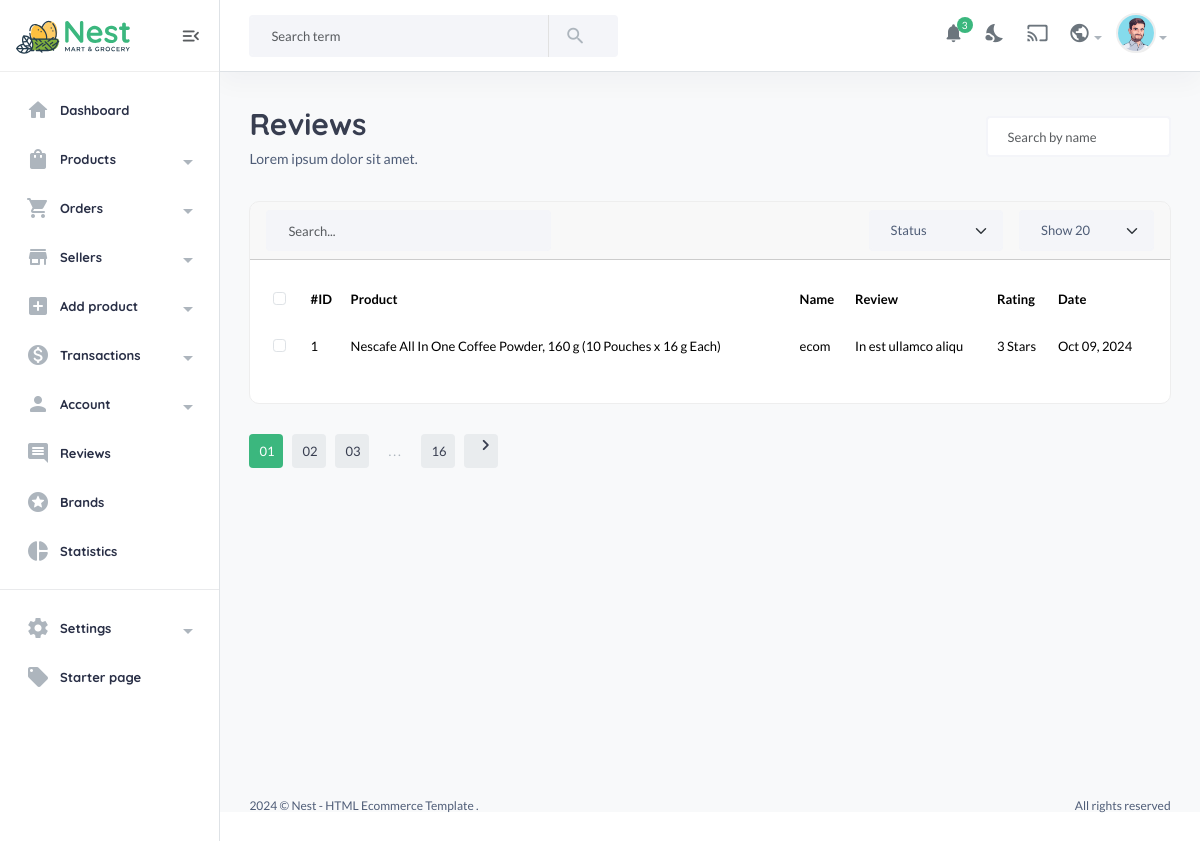
Screenshot of /useradmin/reviews/ (signed in) with the database file from the repository.
### ecommapp/models.py (models this page shows, shortened)
class product_review(models.Model):
    user = models.ForeignKey(User,on_delete=models.SET_NULL,null=True)
    product = models.ForeignKey(Product,on_delete=models.SET_NULL,null=True,related_name="reviews")
    review = models.TextField()
    rating = models.CharField(choices=RATING, default=None,max_length=10)
    date = models.DateTimeField(auto_now_add=True)
    class Meta:
        verbose_name_plural = "Product Review"

class Product(models.Model):
    p_id = ShortUUIDField(unique=True,length=10,max_length=15,alphabet="abcdefjh12345")
    title = models.CharField(max_length=100, default="Product Title")
    image = models.ImageField(upload_to=user_directory_path)
    description = RichTextUploadingField(null=True,blank=True, default="Product Description")
    price = models.DecimalField(max_digits=12, decimal_places=2, default=1.99)
    old_price = models.DecimalField(max_digits=12, decimal_places=2, default=2.99)
    specification = RichTextUploadingField(null=True,blank=True)
    type = models.CharField(max_length=100, default="organic",null=True,blank=True)
    stock = models.CharField(max_length=100, default="0",null=True,blank=True)
    expiry = models.CharField(max_length=100, default="10 Days",null=True,blank=True)
    mfg = models.DateTimeField(auto_now_add=False,blank=True,null=True)
    tags = TaggableManager(blank=True)
    product_status = models.CharField(choices=STATUS, max_length=100, default="in_review")
    status = models.BooleanField(default=True)
    in_stock = models.BooleanField(default=True)
    featured = models.BooleanField(default=False)
    digital = models.BooleanField(default=False)
    user = models.ForeignKey(User,on_delete=models.SET_NULL,null=True)
    category = models.ForeignKey(Category,on_delete=models.SET_NULL,null=True,related_name="category")
    vendor = models.ForeignKey(Vendor,on_delete=models.SET_NULL,null=True, related_name="products")
    sku = ShortUUIDField(unique=True,length=4,max_length=10,alphabet="abcdefjh12345",prefix="sku")
    date = models.DateTimeField(auto_now_add=True)
    updated = models.DateTimeField(null=True,blank=True)
    class Meta:
        verbose_name_plural = "Products"

### userauth/models.py (models this page shows, shortened)
class User(AbstractUser):
    email = models.EmailField(unique=True,null=False)
    username = models.CharField(max_length=50)
    bio = models.CharField(max_length=100)
    USERNAME_FIELD = 'email'
    REQUIRED_FIELDS = ['username']

### useradmin/decoraters.py (the view)
    def wrapper_function(request, *args, **kwargs):
        if request.user.is_superuser != True:
            messages.error(request,'You are not authorized to view this page')
            return redirect('userauth:login')
        return view_func(request, *args, **kwargs)

### ecommapp/context_processor.py (called while the page is built)
def defaults(request):
    categories = Category.objects.all()
    vendors = Vendor.objects.all()
    min_max_price = Product.objects.aggregate(Min('price'),Max('price'))
    try:
        address = Address.objects.get(user=request.user)
    except:
        address = None
    try:
        whislist_count = whislist.objects.filter(user = request.user)
    except:
        messages.info(request,'You need login first to accessing to wishlist')
        whislist_count = 0
    return{
        'categories':categories,
        'add':address,
        'vendors':vendors,
        'min_max_price':min_max_price,
        'whislist_count':whislist_count
    }

### useradmin/decoraters.py (called while the page is built)
def admin_required(view_func):
    def wrapper_function(request, *args, **kwargs):
        if request.user.is_superuser != True:
            messages.error(request,'You are not authorized to view this page')
            return redirect('userauth:login')
        return view_func(request, *args, **kwargs)
    return wrapper_function

### useradmin/views.py (called while the page is built)
@admin_required
def reviews(request):
    reviews = product_review.objects.all()
    context = {
        'reviews':reviews
    }
    return render(request,'useradmin/reviews.html',context)

### templates/useradmin/reviews.html (shortened to what this page needs)
{% load static %}
{% include 'useradmin/nav.html' %}
            <section class="content-main">
                <div class="content-header">
                    <div>
                        <h2 class="content-title card-title">Reviews</h2>
                        <p>Lorem ipsum dolor sit amet.</p>
                    </div>
                    <div>
                        <input type="text" placeholder="Search by name" class="form-control bg-white" />
                    </div>
                </div>
                <div class="card mb-4">
                    <header class="card-header">
                        <div class="row gx-3">
                            <div class="col-lg-4 col-md-6 me-auto">
                                <input type="text" placeholder="Search..." class="form-control" />
                            </div>
                            <div class="col-lg-2 col-md-3 col-6">
                                <select class="form-select">
                                    <option>Status</option>
                                </select>
                            </div>
                            <div class="col-lg-2 col-md-3 col-6">
                                <select class="form-select">
                                    <option>Show 20</option>
                                </select>
                            </div>
                        </div>
                    </header>
                    <div class="card-body">
                        <div class="table-responsive">
                            <table class="table table-hover">
                                <thead>
                                    <tr>
                                        <th>
                                            <div class="form-check">
                                                <input class="form-check-input" type="checkbox" value="" />
                                            </div>
                                        </th>
                                        <th>#ID</th>
                                        <th>Product</th>
                                        <th>Name</th>
                                        <th>Review</th>
                                        <th>Rating</th>
                                        <th>Date</th>
                                    </tr>
                                </thead>
                                <tbody>
                                    {% for r in reviews %}
                                        <tr>
                                            <td>
                                                <div class="form-check">
                                                    <input class="form-check-input" type="checkbox" value="" />
                                                </div>
                                            </td>
                                            <td>{{forloop.counter}}</td>
                                            <td><b>{{r.product.title}}</b></td>
                                            <td>{{r.user.username}}</td>
                                            <td>{{r.review}}</td>
                                            <td>{{r.rating}} Stars</td>
                                            <td>{{r.date|date:"M d, Y"}}</td>
                                        </tr>
                                    {% endfor %}
                                </tbody>
                            </table>
                        </div>
                    </div>
                </div>
                <div class="pagination-area mt-30 mb-50">
                    <nav aria-label="Page navigation example">
                        <ul class="pagination justify-content-start">
                            <li class="page-item active"><a class="page-link" href="#">01</a></li>
                            <li class="page-item"><a class="page-link" href="#">02</a></li>
                            <li class="page-item"><a class="page-link" href="#">03</a></li>
                            <li class="page-item"><a class="page-link dot" href="#">...</a></li>
                            <li class="page-item"><a class="page-link" href="#">16</a></li>
                            <li class="page-item">
                                <a class="page-link" href="#"><i class="material-icons md-chevron_right"></i></a>
                            </li>
                        </ul>
                    </nav>
                </div>
            </section>
{% include "useradmin/footer.html" %}

### ecommapp/static/asset/css/main.css (style rules this page uses)
html, body, div, span, applet, object, iframe, h1, h2, h3, h4, h5, h6, p, blockquote, pre, a, abbr, acronym, address, big, cite, code, del, dfn, em, img, ins, kbd, q, s, samp, small, strike, strong, sub, sup, tt, var, b, u, i, center, dl, dt, dd, ol, ul, li, fieldset, form, label, legend, table, caption, tbody, tfoot, thead, tr, th, td, article, aside, canvas, details, embed, figure, figcaption, footer, header, hgroup, menu, nav, output, ruby, section, summary, time, mark, audio, video { margin: 0; padding: 0; border: 0; font-size: 100%; font: inherit; vertical-align: baseline; }
thead { font-weight: 600; }
article, aside, details, figcaption, figure, footer, header, hgroup, menu, nav, section { display: block; }
body { line-height: 1; }
ol, ul { list-style: none; }
table { border-collapse: collapse; border-spacing: 0; }
::placeholder { color: #838383; }
table { font-size: 13px; color: #495058 !important; }
table thead { background: #f7f8f9; }
table thead th { padding: 10px 0; }
table .form-check { display: inline-block; margin: 0 auto; }
.table > :not(caption) > * > * { padding: 0.8rem 0.4rem; vertical-align: middle; }
body { font-family: "Lato", sans-serif; font-size: 14px; font-style: normal; font-weight: 400; line-height: 1.5; color: #4f5d77; }
h1, h2, h3, h4, h5, h6 { font-family: "Quicksand", sans-serif; color: #495057; font-weight: 800; line-height: 1.5; }
h2 { font-size: 30px; }
p { font-size: 14px; font-weight: 400; line-height: 24px; margin-bottom: 5px; }
p:last-child { margin-bottom: 0; }
b { font-weight: 500; }
.card-title { color: #383e50 !important; }
.pagination-area .page-item { margin: 0 5px; }
.pagination-area .page-item:first-child { margin-left: 0; }
.pagination-area .page-item:first-child .page-link { border-top-left-radius: 50%; border-bottom-left-radius: 50%; }
.pagination-area .page-item:last-child .page-link { border-top-right-radius: 50%; border-bottom-right-radius: 50%; }
.pagination-area .page-item.active .page-link, .pagination-area .page-item:hover .page-link { color: #fff; background: #3BB77E; }
.pagination-area .page-item .page-link { border: 0; padding: 0 10px; box-shadow: none; outline: 0; width: 34px; height: 34px; display: block; border-radius: 4px; background: #e9ecee; line-height: 34px; text-align: center; font-size: 13px; color: #383e50; }
.pagination-area .page-item .page-link.dot { background-color: transparent; color: #adb5bd; letter-spacing: 2px; }
.pagination-area .page-item .page-link:first-child { border-top-left-radius: 4px; border-bottom-left-radius: 4px; }
.pagination-area .page-item .page-link:last-child { border-top-right-radius: 4px; border-bottom-right-radius: 4px; }
.material-icons { vertical-align: unset; }
.form-control, .form-select { background-color: #f4f5f9; border: 2px solid #f4f5f9; font-size: 13px; box-shadow: none; padding-left: 20px; color: #4f5d77; width: 100%; border-radius: 4px; height: 41px; }
.form-check { display: block; padding-left: 1.5em; margin-bottom: 0; min-height: unset; }
.card { margin-bottom: 24px; box-shadow: none; border: 1px solid #eee; border-radius: 10px; transition-duration: 0.3s; overflow: hidden; }
.mt-30 { margin-top: 30px !important; }
.mb-50 { margin-bottom: 50px !important; }
body { position: relative; min-height: 100vh; overflow-x: hidden; }
.main-wrap .content-main { min-height: calc(100vh - 60px); }
.content-main { padding: 30px 3%; margin-left: auto; margin-right: auto; background-color: #f8f9fa; min-height: calc(100vh - 60px); }
.content-header { display: flex; align-items: center; justify-content: space-between; margin-bottom: 30px; }
.content-header .content-title { margin-bottom: 0; }
.card-body { color: #2f3446; }

### rows the page displays
product_review: product "Nescafe All In One Coffee Powder, 160 g (10 Pouches x 16 g Each)", user.username "ecom", review "In est ullamco aliqu", rating "3", date "Oct 09, 2024"
